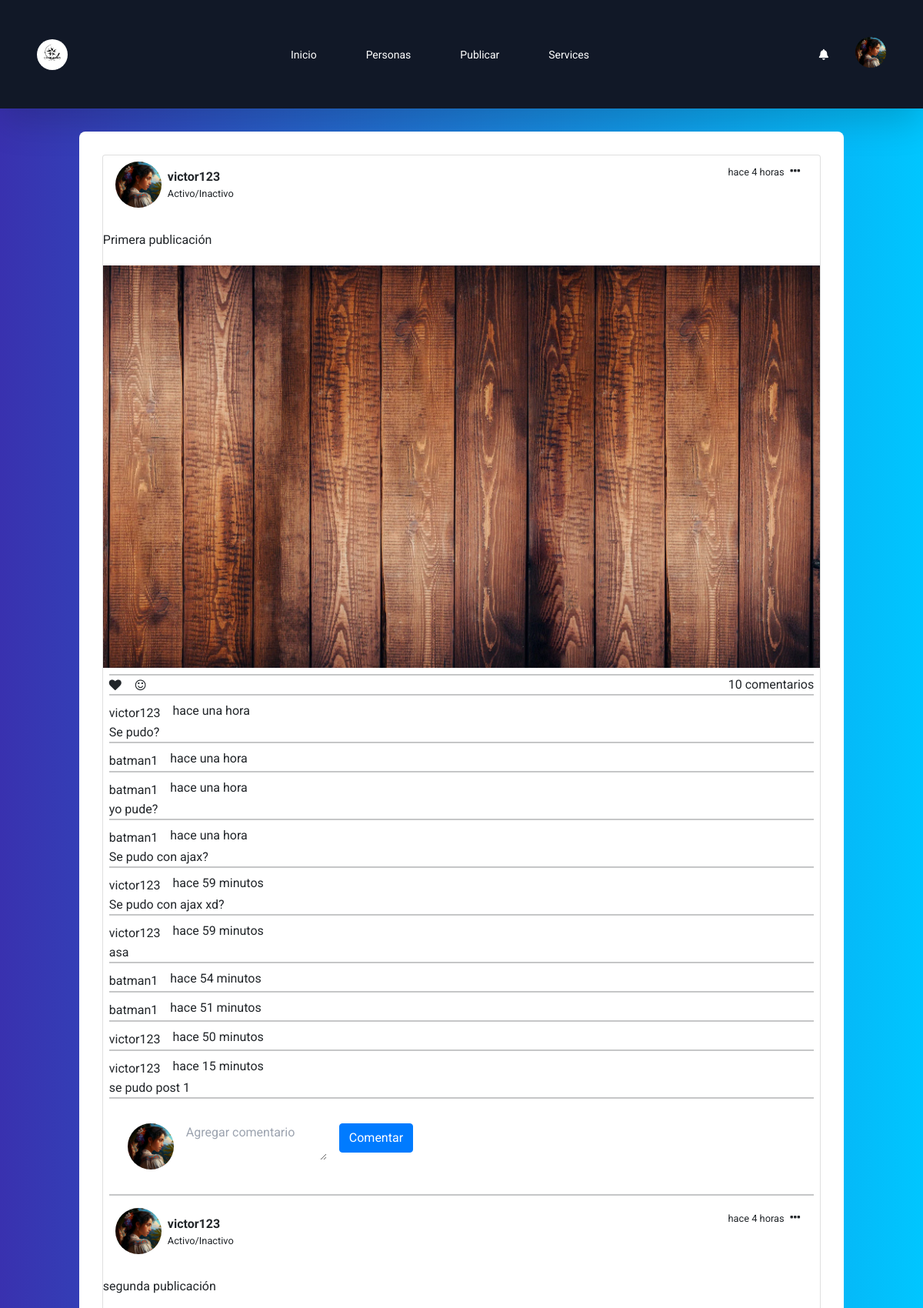
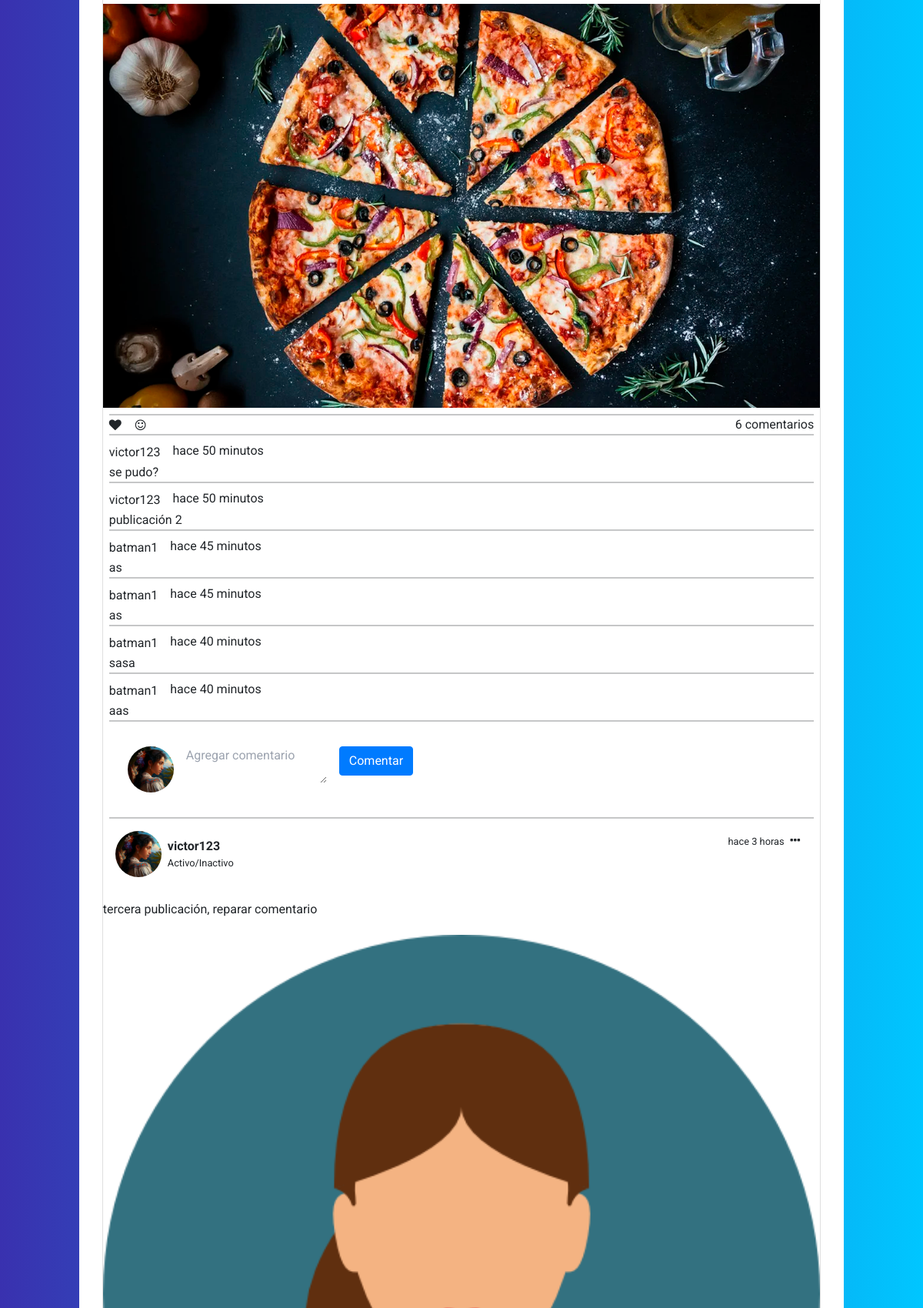
The page /home/ (signed in, upper part) on the database its author committed (2 pictures, top to bottom).
### app/models.py (models this page shows, shortened)
class CustomUser(AbstractUser):
    gender_choices = [
        ('male', 'Male'),
        ('female', 'Female'),
        ('other', 'Prefer not to say'),
    ]
    profile_picture = models.ImageField(upload_to='profile_pics/', blank=True, null=True)
    location = models.CharField(max_length=100, blank=True, null=False)
    biography = models.TextField(blank=True, null=True)
    registration_date = models.DateTimeField(auto_now_add=True)
    gender = models.CharField(max_length=10, choices=gender_choices)
    last_activity = models.DateTimeField(auto_now=True)

class Post(models.Model):
    user = models.ForeignKey(get_user_model(), on_delete=models.CASCADE)
    description = models.TextField(blank=True, null=True)
    bible_quote = models.TextField(blank=True, null=True)
    pinned_comment = models.TextField(blank=True, null=True)
    image = models.ImageField(upload_to='post_images/', blank=True, null=True)
    publication_date = models.DateTimeField(auto_now_add=True)

class Comment(models.Model):
    post = models.ForeignKey(Post, on_delete=models.CASCADE)
    user = models.ForeignKey(CustomUser, on_delete=models.CASCADE)
    content = models.TextField()
    comment_date = models.DateTimeField(auto_now_add=True)

### app/views.py (the view)
# urls.py: path('home/', views.view_posts, name='home'),
@login_required(login_url='login')
def view_posts(request):
    posts = Post.objects.all()
    return render(request, 'home.html', {'posts': posts, 'naturaltime': naturaltime})

### app/templates/home.html (shortened to what this page needs)
{% extends "layout.html" %}
{% load static %}
{% load humanize %}
{% block main %}
<div class="container emp-profile">
    <div class="card">
        {% for post in posts %}
        <div class="d-flex justify-content-between p-2 px-3">
            <div class="d-flex flex-row align-items-center">
                {% if user.profile_picture %}
                <img src="{{ user.profile_picture.url }}" alt="{{ user.username }}" width="50" class="user-image">
                {% endif %}
                <div class="d-flex flex-column ml-2">
                    <span class="font-weight-bold">{{post.user.username}}</span>
                    <small class="">Activo/Inactivo</small>
                </div>
            </div>
            <div class="d-flex flex-row mt-1 ellipsis">
                <small class="mr-2">{{post.publication_date|naturaltime}}</small>
                <i class="fa fa-ellipsis-h">
                </i>
            </div>
        </div>
        <div class="d-flex flex-row add-comment-section mt-4 mb-4">
            {% if post.description %}
            <h5 class="mr-2">{{post.description}}</h5>
            {% endif %}
        </div>
        {% if post.image %}
        <img src="{{ post.image.url }}" alt="{{ post.user.username }} - {{ post.publication_date }}" class="img-fluid">
        {% endif %}
        <div class="p-2">
            <hr>
            <div class="d-flex justify-content-between align-items-center">
                <div class="d-flex flex-row icons d-flex align-items-center">
                    <i class="fa fa-heart"></i>
                    <i class="fa fa-smile-o ml-2"></i>
                </div>
                <div class="d-flex flex-row muted-color">
                    <span>{{ post.comment_set.count }} comentarios</span>
                </div>
            </div>
            <hr>
            <div class="comments" id="comments-{{ post.id }}">
                {% for comment in post.comment_set.all %}
                <div class="commented-section mt-2">
                    <div class="d-flex flex-row align-items-center commented-user">
                        <h5 class="mr-2">{{ comment.user.username }}</h5>
                        <span class="mb-1 ml-2">{{ comment.comment_date|naturaltime }}</span>
                    </div>
                    <div class="comment-text-sm">
                        {{ comment.content }}
                    </div>
                </div>
                <hr>
                {% endfor %}
                <div class="coment-bottom bg-white p-2 px-4">
                    <div class="d-flex flex-row add-comment-section mt-4 mb-4">
                        <form id="form-{{ post.id }}" method="post" action="{% url 'add_comment' post.id %}" class="d-flex align-items-start">
                            {% if user.profile_picture %}
                            <img src="{{ user.profile_picture.url }}" alt="{{ user.username }}" width="50" class="user-image mr-3">
                            {% endif %}
                            <textarea class="content flex-grow-1 mr-3" name="content" class="form-control" placeholder="Agregar comentario"></textarea>
                            <button type="submit" class="btn btn-primary">Comentar</button>
                        </form>
                    </div>
                </div>
            </div>
            <hr>
        </div>
        {% endfor %}
    </div>
</div>
{% endblock %}

### app/templates/layout.html (shortened to what this page needs)
{% load static %}
<!DOCTYPE html>
<html lang="en">
<head>
    <link rel="stylesheet" href="https://cdn.jsdelivr.net/npm/bootstrap@5.0.0-alpha1/dist/css/bootstrap.min.css">
    <link href="//maxcdn.bootstrapcdn.com/bootstrap/4.1.1/css/bootstrap.min.css" rel="stylesheet" id="bootstrap-css">
    <link rel="stylesheet" href="https://cdnjs.cloudflare.com/ajax/libs/tailwindcss/2.2.19/tailwind.min.css" >
    <link rel="stylesheet" href="https://cdnjs.cloudflare.com/ajax/libs/font-awesome/6.4.2/css/all.min.css">
    <link href="https://maxcdn.bootstrapcdn.com/font-awesome/4.3.0/css/font-awesome.min.css" rel="stylesheet">
    <link rel="stylesheet" href="{% static 'css/online_user.css' %}">
    <link rel="stylesheet" href="{% static 'css/layout.css' %}">
    <link rel="stylesheet" href="{% static 'css/profile.css' %}">
    <link rel="stylesheet" href="{% static 'css/create_post.css' %}">
</head>
<body>
    <nav class="flex items-center bg-gray-900 text-white justify-between p-5 shadow-lg text-sm font-medium">
        <a href="#">
          <img src="{% static 'images/logo.jpg' %}" class="w-10 h-10 rounded-full"" />
        </a>
        <ul class="flex gap-3 items-center">
          <li>
            <a href="{% url 'home' %}">
              <button class="px-4 py-2 hover:bg-gray-800 transition-colors rounded-lg">
                Inicio
              </button>
            </a>
          </li>
          <li>
            <a href="{% url 'online_users' %}">
              <button class="px-4 py-2 hover:bg-gray-800 transition-colors rounded-lg">
                Personas
              </button>
            </a>
          </li>
          <li>
            <a href="{% url 'create_post' %}">
              <button class="px-4 py-2 hover:bg-gray-800 transition-colors rounded-lg">
                Publicar
              </button>
            </a>
          </li>
          <li>
            <a href="{% url 'post' %}">
              <button class="px-4 py-2 hover:bg-gray-800 transition-colors rounded-lg">
                Services
              </button>
            </a>
          </li>
        </ul>
        <ul class="flex items-center gap-3">
          <li>
            <button class="w-10 h-10 grid place-content-center hover:bg-gray-800 rounded-lg transition-colors">
              <i class="fa-solid fa-bell"></i>
            </button>
          </li>
          <li>
            <a href="{% url 'profile' %}">
            <button>
              <img src="{{ user.profile_picture.url }}" alt="avatar" class="w-10 h-10 rounded-full" />
            </button>
        </a>
          </li>
        </ul>
      </nav>
    <div class="container">
        {% block main %}{% endblock %}
    </div>
</body>
</html>

### static/css/layout.css (style rules this page uses)
body { font-family: 'Roboto', sans-serif; }
* { margin: 0; padding: 0; }
i { margin-right: 10px; }

### static/css/profile.css (style rules this page uses)
body { background: -webkit-linear-gradient(left, #3931af, #00c6ff); }
.emp-profile { padding: 3%; margin-top: 3%; margin-bottom: 3%; border-radius: 0.5rem; background: #fff; }

### app/templates/home.html (style rules this page uses)
.user-image { width: 60px; height: 60px; object-fit: cover; border-radius: 70%; }

### rows shown on the page
CustomUser: profile_picture (picture)
Post: profile_picture (picture), user.username "victor123", publication_date "hace 4 horas", description "Primera publicación", image (picture), comment_set.count "10"
Comment: user.username "victor123", comment_date "hace una hora", content "Se pudo?"
Comment: user.username "batman1", comment_date "hace una hora"
Comment: user.username "batman1", comment_date "hace una hora", content "yo pude?"
Comment: user.username "batman1", comment_date "hace una hora", content "Se pudo con ajax?"
Comment: user.username "victor123", comment_date "hace 59 minutos", content "Se pudo con ajax xd?"
Comment: user.username "victor123", comment_date "hace 59 minutos", content "asa"
Comment: user.username "batman1", comment_date "hace 54 minutos"
Comment: user.username "batman1", comment_date "hace 51 minutos"
Comment: user.username "victor123", comment_date "hace 50 minutos"
Comment: user.username "victor123", comment_date "hace 15 minutos", content "se pudo post 1"
Post: profile_picture (picture), user.username "victor123", publication_date "hace 4 horas", description "segunda publicación", image (picture), comment_set.count "6"
Comment: user.username "victor123", comment_date "hace 50 minutos", content "se pudo?"
Comment: user.username "victor123", comment_date "hace 50 minutos", content "publicación 2"
Comment: user.username "batman1", comment_date "hace 45 minutos", content "as"
Comment: user.username "batman1", comment_date "hace 45 minutos", content "as"
Comment: user.username "batman1", comment_date "hace 40 minutos", content "sasa"
Comment: user.username "batman1", comment_date "hace 40 minutos", content "aas"
Post: profile_picture (picture), user.username "victor123", publication_date "hace 3 horas", description "tercera publicación, reparar comentario", image (placeholder picture)
